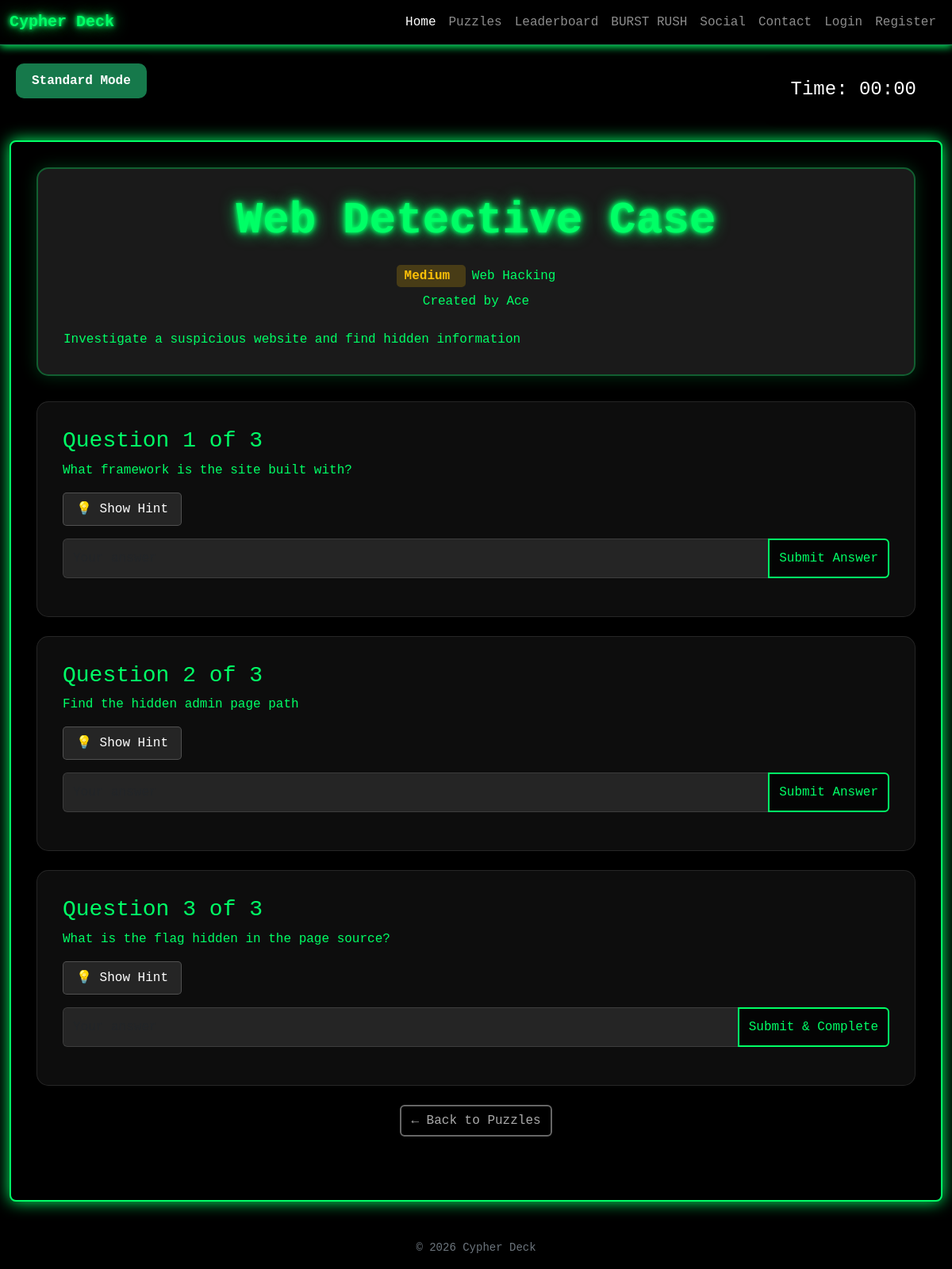
Page /cypherdeck-main1/pages/puzzles/solve_puzzle.php?id=2&mode=standard on the committed database.
### tables this page shows
CREATE TABLE `PuzzleStore` (
  `id` int NOT NULL,
  `title` varchar(255) NOT NULL,
  `description` text,
  `category` varchar(100) NOT NULL,
  `difficulty` enum('Easy','Medium','Hard') NOT NULL,
  `created_by` int UNSIGNED NOT NULL,
  `created_at` timestamp NULL DEFAULT CURRENT_TIMESTAMP,
  `puzzle_type` enum('mini','full') DEFAULT 'full',
  `is_burstrush` tinyint(1) DEFAULT '0',
  `points_per_question` int DEFAULT NULL,
  `max_questions_per_session` int DEFAULT NULL,
  `time_limit_per_question` int DEFAULT NULL,
  `base_points` int DEFAULT '100',
  `rating` decimal(2,1) DEFAULT '0.0',
  `rating_count` int DEFAULT '0',
  `tags` varchar(255) DEFAULT '',
  `time_limit_base` int DEFAULT '300',
  `time_limit_turbo` int DEFAULT '240',
  `time_limit_hyper` int DEFAULT '180',
  `time_limit_thermal` int DEFAULT '120'
);

CREATE TABLE `Users` (
  `id` int UNSIGNED NOT NULL,
  `username` varchar(50) NOT NULL,
  `email` varchar(100) NOT NULL,
  `password` varchar(255) NOT NULL,
  `role` varchar(5) NOT NULL
);

CREATE TABLE `PuzzleQuestions` (
  `id` int NOT NULL,
  `question` text NOT NULL,
  `answer` varchar(255) NOT NULL,
  `hints` text,
  `puzzleid` int NOT NULL
);

### cypherdeck-main1/pages/puzzles/solve_puzzle.php (the view, shortened to what this page needs)
<?php
require_once("../php/process_db.php");
$puzzleId = (int)$_GET['id'];
$mode = $_GET['mode'];
$difficulty = isset($_GET['difficulty']) ? $_GET['difficulty'] : '';
$restrictions = isset($_GET['restrictions']) ? array_filter(explode(',', $_GET['restrictions'])) : [];
function getPuzzleDetails($puzzleId) {
    global $conn;
    $sql = "SELECT p.*, u.username as creator_name
            FROM PuzzleStore p
            JOIN Users u ON p.created_by = u.id
            WHERE p.id = ?";
    $stmt = $conn->prepare($sql);
    $stmt->bind_param("i", $puzzleId);
    $stmt->execute();
    $result = $stmt->get_result()->fetch_assoc();
    return $result;
}
function getPuzzleQuestions($puzzleId) {
    global $conn;
    $sql = "SELECT * FROM PuzzleQuestions WHERE puzzleid = ? ORDER BY id";
    $stmt = $conn->prepare($sql);
    $stmt->bind_param("i", $puzzleId);
    $stmt->execute();
    return $stmt->get_result()->fetch_all(MYSQLI_ASSOC);
}
$puzzle = getPuzzleDetails($puzzleId);
$questions = getPuzzleQuestions($puzzleId);
require_once("../../pages/templates/navbar.php");
?>
<!DOCTYPE html>
<html lang="en">
<head>
    <link href="https://cdn.jsdelivr.net/npm/bootstrap@5.3.0/dist/css/bootstrap.min.css" rel="stylesheet">
    <link rel="stylesheet" href="../../css/style.php">
    <link rel="stylesheet" href="../../css/style_puzzle_solve.php">
</head>
<body>
    <div class="timer-container" id="timer">
        Time: <span id="minutes">00</span>:<span id="seconds">00</span>
    </div>
    <div class="mode-badge <?php echo $mode === 'standard' ? 'mode-standard' : 'mode-overclock'; ?>">
        <?php
        if ($mode === 'standard') {
            echo 'Standard Mode';
        } else {
            echo 'OVER//CLOCK - ' . ucfirst($difficulty);
        }
        ?>
    </div>
    <div class="container">
        <div class="main-box">
            <div class="puzzle-header">
                <h1 class="display-4 fw-bold text-center mb-4"><?php echo htmlspecialchars($puzzle['title']); ?></h1>
                <div class="puzzle-details text-center">
                    <span class="difficulty <?php echo strtolower($puzzle['difficulty']); ?>">
                        <?php echo $puzzle['difficulty']; ?>
                    </span>
                    <span class="category ms-2"><?php echo htmlspecialchars($puzzle['category']); ?></span>
                    <p class="creator mt-2">Created by <?php echo htmlspecialchars($puzzle['creator_name']); ?></p>
                </div>
                <div class="puzzle-description mt-4">
                    <?php echo nl2br(htmlspecialchars($puzzle['description'])); ?>
                </div>
            </div>
            <div class="questions mt-4">
                <?php foreach ($questions as $index => $question):
                    $isLastQuestion = ($question['id'] === $questions[count($questions) - 1]['id']);
                ?>
                    <div class="question-card mb-4" id="question-<?php echo $question['id']; ?>">
                        <h3 class="question-number">Question <?php echo $index + 1; ?> of <?php echo count($questions); ?></h3>
                        <div class="question-text">
                            <?php echo nl2br(htmlspecialchars($question['question'])); ?>
                        </div>
                        <?php if ($question['hints'] && !in_array('nohints', $restrictions)): ?>
                            <div class="hints mt-3">
                                <button type="button" class="hint-button" onclick="toggleHint(<?php echo $question['id']; ?>)">
                                    💡 Show Hint
                                </button>
                            </div>
                        <?php endif; ?>
                        <form method="POST" action="" class="answer-form mt-3">
                            <div class="input-group">
                                <input type="text" name="answer" class="form-control"
                                       placeholder="Your answer"
                                       required
                                       autocomplete="off">
                                <button type="submit" class="btn" style="border: 2px solid #00ff66; color: #00ff66; background: rgba(0,0,0,0.7); transition: all 0.3s ease;"
                                        onmouseover="this.style.boxShadow='0 0 20px rgba(0,255,102,0.6)'"
                                        onmouseout="this.style.boxShadow='none'">
                                    <?php echo $isLastQuestion ? 'Submit & Complete' : 'Submit Answer'; ?>
                                </button>
                            </div>
                        </form>
                    </div>
                <?php endforeach; ?>
            </div>
            <div class="text-center mt-4 mb-5">
                <a href="/cypherdeck-main1/pages/puzzles/puzzles.php" class="btn" style="border: 2px solid #666; color: #aaa; background: rgba(0,0,0,0.7); transition: all 0.3s ease;"
                   onmouseover="this.style.boxShadow='0 0 20px rgba(100,100,100,0.6)'"
                   onmouseout="this.style.boxShadow='none'">
                    ← Back to Puzzles
                </a>
            </div>
        </div>
    </div>
    <footer class="text-center mt-5 mb-3 text-secondary">
        <small>&copy; <?php echo date('Y'); ?> Cypher Deck</small>
    </footer>
</body>
</html>

### rows in the picture
puzzlestore: title "Web Detective Case", difficulty "Medium", category "Web Hacking", created_by.username "Ace", description "Investigate a suspicious website and find hidden information"
puzzlequestions: count($questions) "3", question "What framework is the site built with?", shows "Submit Answer"
puzzlequestions: count($questions) "3", question "Find the hidden admin page path", shows "Submit Answer"
puzzlequestions: count($questions) "3", question "What is the flag hidden in the page source?", shows "Submit & Complete"
